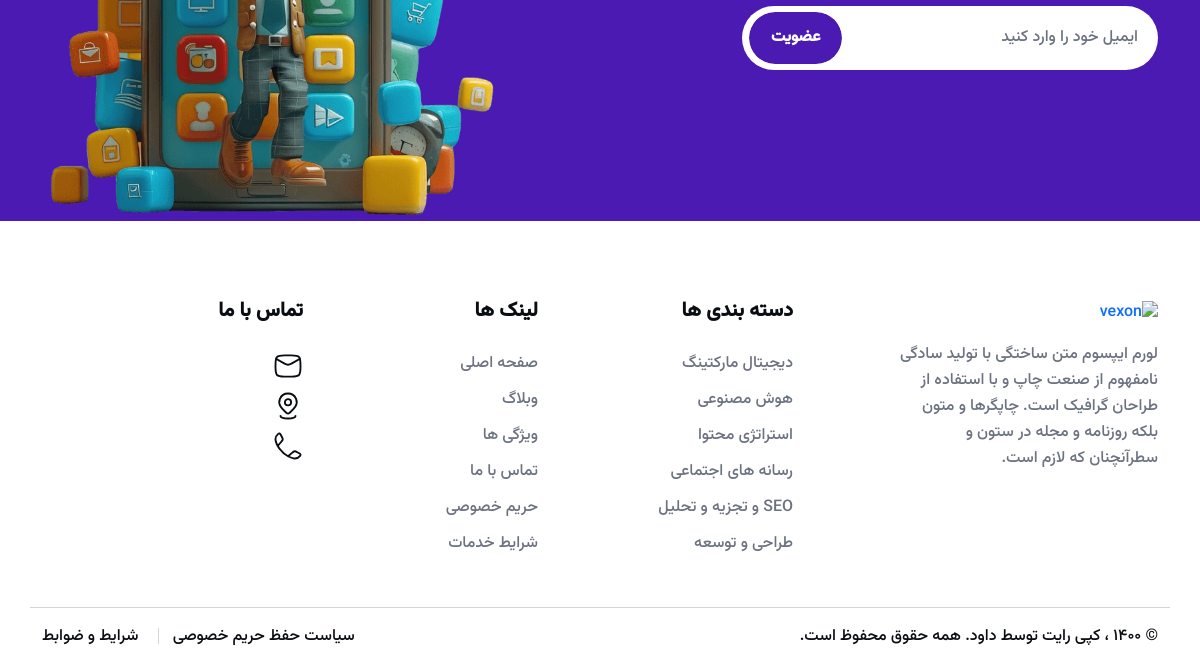
The app's page / (lower part), older data.
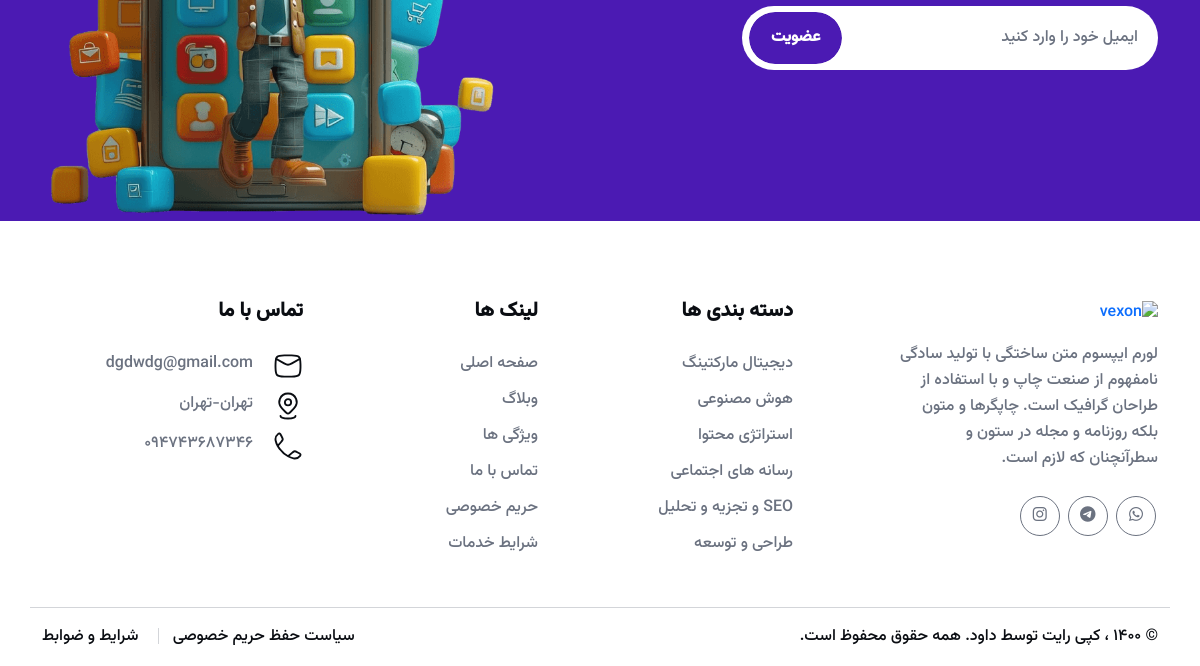
The same page, newer data.
### core/models.py (models this page shows, shortened)
class SiteSettings(models.Model):
    Our_team_name = models.CharField(max_length=30, null=True, blank=True, verbose_name='اسم گروه ما')
    about_us_text = models.TextField(null=True, blank=True, verbose_name='متن درباره ما')
    contact_us_text = models.TextField(null=True, blank=True, verbose_name='متن تماس با ما')
    address = models.CharField(max_length=200, null=True, blank=True, verbose_name='ادرس')
    city_us = models.CharField(max_length=50, null=True, blank=True, verbose_name='شهر')
    phone_us = models.CharField(max_length=20, null=True, blank=True, verbose_name='شماره تماس')
    email_us = models.EmailField(null=True, blank=True, verbose_name='ادرس ایمیل')
    whatsapp_link = models.CharField(max_length=200, null=True, blank=True, verbose_name='لینک واتساپ')
    instagram_link = models.CharField(max_length=200, null=True, blank=True, verbose_name='لینک اینساگرام')
    telegram_link = models.CharField(max_length=200, null=True, blank=True, verbose_name='لینک تلگرام')
    class Meta:
        verbose_name = 'تنظیمات سایت'
        verbose_name_plural = 'تنظیمات سایت'

### core/views.py (the view)
# urls.py: 2. Add a URL to urlpatterns:  path('', views.home, name='home')
def home(request):
    return render(request, 'core/home.html', {})

### context_processors/context_processors.py (called while the page is built)
def blog_func(request):
    site_settings = SiteSettings.objects.all().last()
    return {'site_settings': site_settings}

### core/templates/core/home.html (shortened to what this page needs)
{% extends 'base.html' %}
{% load static %}

### templates/base.html (shortened to what this page needs)
{% load static %}
<!DOCTYPE html>
<html lang="fr">
<head>
    <link rel="stylesheet" href="{% static 'css/bootstrap.min.css' %}"/>
    <link rel="stylesheet" href="{% static 'css/fontawesome.css' %}"/>
    <link rel="stylesheet" href="{% static 'css/magnific-popup.css' %}"/>
    <link rel="stylesheet" href="{% static 'css/nice-select.css' %}"/>
    <link rel="stylesheet" href="{% static 'css/slick-slider.css' %}"/>
    <link rel="stylesheet" href="{% static 'css/owl.carousel.min.css' %}"/>
    <link rel="stylesheet" href="{% static 'css/aos.css' %}"/>
    <link rel="stylesheet" href="{% static 'css/mobile-menu.css' %}"/>
    <link rel="stylesheet" href="{% static 'css/utility.css' %}"/>
    <link rel="stylesheet" href="{% static 'css/main.css' %}"/>
</head>
<body>
<div class="cta1">
    <div class="container">
        <div class="row align-items-center">
            <div class="col-lg-6">
                <div class="heading1-w">
                    <div class="form-area">
                        <form method="post" action="{% url 'core:newsletter' %}">
                            <input type="email" id="email" name="email" placeholder="ایمیل خود را وارد کنید"/>
                            <div class="button">
                                <button class="theme-btn1">عضویت</button>
                            </div>
                        </form>
                    </div>
                </div>
            </div>
            <div class="col-lg-6">
                <div class="image text-start sm:text-end md:text-end sm:mt-30 md:mt-30">
                    <img src="{% static 'img/hero/hero1-image.png' %}" alt="vexon"/>
                </div>
            </div>
        </div>
    </div>
</div>
<div class="footer1 mt-80 md:mt-40 sm:mt-40">
    <div class="container">
        <div class="row">
            <div class="col-lg-3 col-md-6">
                <div class="logo">
                    <a href="index.html"><img src="{% static 'img/logo/header-logo1.png' %}" alt="vexon"/></a>
                </div>
                <div class="heading1 mt-16">
                    <p>لورم ایپسوم متن ساختگی با تولید سادگی نامفهوم از صنعت چاپ و با استفاده از طراحان گرافیک است.
                        چاپگرها و متون بلکه روزنامه و مجله در ستون و سطرآنچنان که لازم است.</p>
                    <div class="footer-social1">
                        <ul>
                            {% if site_settings.whatsapp_link %}
                                <li>
                                    <a href="{{ site_settings.whatsapp_link }}"><i
                                            class="fa-brands fa-whatsapp"></i></a>
                                </li>
                            {% endif %}
                            {% if site_settings.telegram_link %}
                                <li>
                                    <a href="{{ site_settings.telegram_link }}"><i
                                            class="fa-brands fa-telegram"></i></a>
                                </li>
                            {% endif %}
                            {% if site_settings.instagram_link %}
                                <li>
                                    <a href="{{ site_settings.instagram_link }}"><i class="fa-brands fa-instagram"></i></a>
                                </li>
                            {% endif %}
                        </ul>
                    </div>
                </div>
            </div>
            <div class="col-lg-3 col-md-6 mb-50 sm:mb-30 sm:mt-30">
                <div class="footer-list1 mr-80 md:mr-0 sm:mr-0">
                    <h3>دسته بندی ها</h3>
                    <ul>
                        <li><a href="#">دیجیتال مارکتینگ </a></li>
                        <li><a href="#">هوش مصنوعی </a></li>
                        <li><a href="#">استراتژی محتوا </a></li>
                        <li><a href="#">رسانه های اجتماعی </a></li>
                        <li><a href="#">SEO و تجزیه و تحلیل </a></li>
                        <li><a href="#">طراحی و توسعه </a></li>
                    </ul>
                </div>
            </div>
            <div class="col-lg-3 col-md-6">
                <div class="footer-list1 mr-50 md:mr-0 sm:mr-0 mb-50 sm:mb-30">
                    <h3>لینک ها</h3>
                    <ul>
                        <li><a href="#">صفحه اصلی </a></li>
                        <li><a href="#">وبلاگ </a></li>
                        <li><a href="#">ویژگی ها </a></li>
                        <li><a href="#">تماس با ما </a></li>
                        <li><a href="#">حریم خصوصی </a></li>
                        <li><a href="#">شرایط خدمات </a></li>
                    </ul>
                </div>
            </div>
            <div class="col-lg-3 col-md-6">
                <div class="footer-contact-list1 mb-50 sm:mb-30">
                    <h3>تماس با ما</h3>
                    <div class="footer-contact-box1">
                        <div class="icon">
                            <img src="{% static 'img/icons/footer1-icon1.svg' %}" alt="vexon"/>
                        </div>
                        <div class="text">
                            <a href="#">{{ site_settings.email_us }}</a>
                        </div>
                    </div>
                    <div class="footer-contact-box1">
                        <div class="icon">
                            <img src="{% static 'img/icons/footer1-icon2.svg' %}" alt="vexon"/>
                        </div>
                        <div class="text">
                            <a href="#">{{ site_settings.address }} <br/></a>
                        </div>
                    </div>
                    <div class="footer-contact-box1">
                        <div class="icon">
                            <img src="{% static 'img/icons/footer1-icon3.svg' %}" alt="vexon"/>
                        </div>
                        <div class="text">
                            <a href="#">{{ site_settings.phone_us }}</a>
                        </div>
                    </div>
                </div>
            </div>
        </div>
        <div class="coppyrihgt1">
            <div class="row coppyrihgt-border">
                <div class="col-md-6">
                    <p class="coppyrihgt">© 1400 ، کپی رایت توسط داود. همه حقوق محفوظ است.</p>
                </div>
                <div class="col-md-6">
                    <div class="conditions">
                        <a href="#"> سیاست حفظ حریم خصوصی </a>
                        <a href="#"> شرایط و ضوابط </a>
                    </div>
                </div>
            </div>
        </div>
    </div>
</div>
</body>
</html>

Row changes from the older to the newer data that the page shows:
added SiteSettings: email_us "dgdwdg@gmail.com", address "تهران-تهران", phone_us "094743687346"
